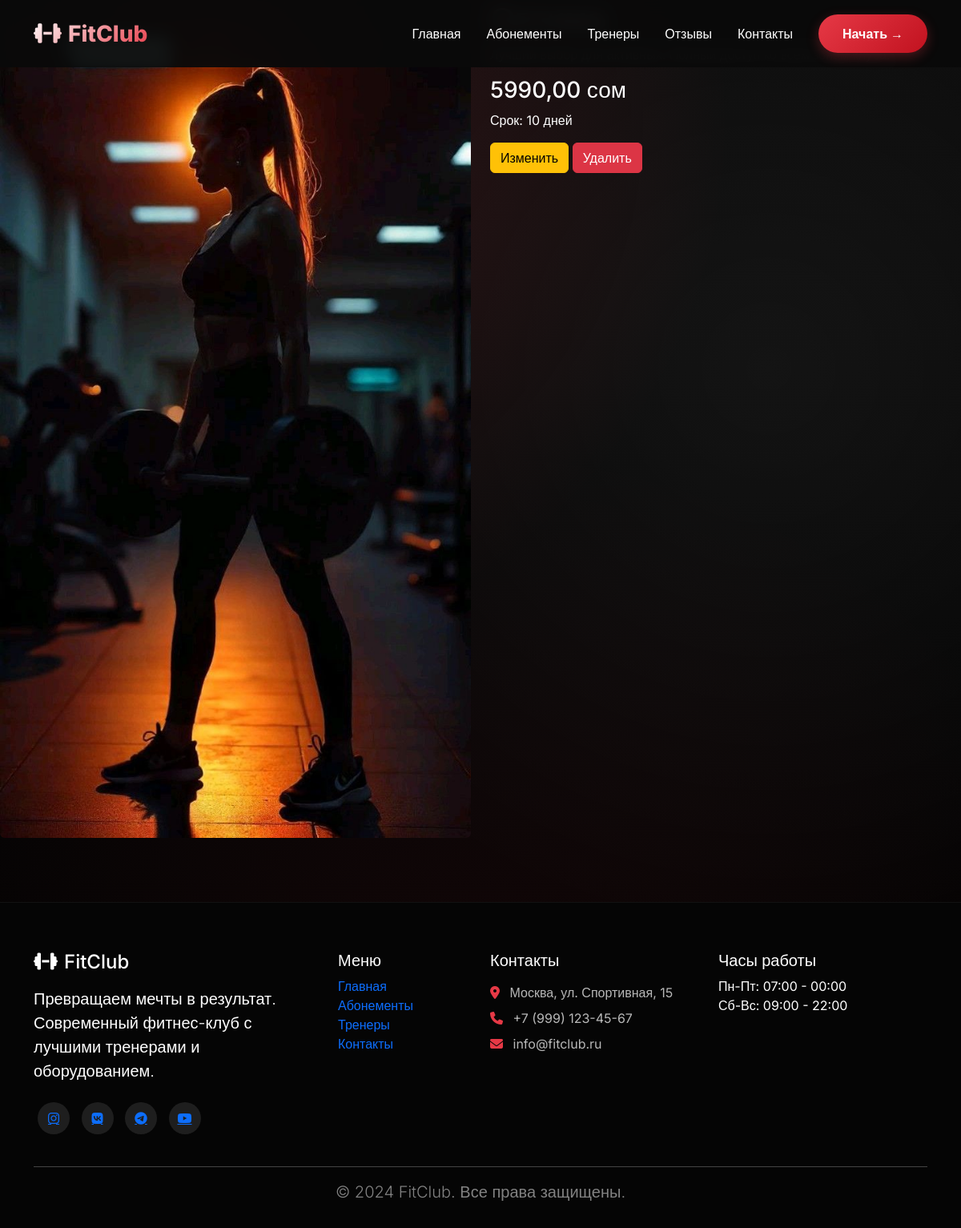
The app's page /abonements/2/ with its own data.
### abonements/models.py (models this page shows, shortened)
class SubscriptionType(models.Model):
    name = models.CharField(max_length=100, verbose_name='Название')
    description = models.TextField(verbose_name='Описание')
    price = models.DecimalField(max_digits=10, decimal_places=2, verbose_name='Цена')
    old_price = models.DecimalField(max_digits=10, decimal_places=2, blank=True, null=True, verbose_name='Старая цена')
    period_days = models.IntegerField(verbose_name='Срок (дней)')
    visits_count = models.IntegerField(default=0, verbose_name='Посещений')
    image = models.ImageField(upload_to='abonements/', blank=True, null=True)
    is_active = models.BooleanField(default=True)
    is_popular = models.BooleanField(default=False, verbose_name='Популярный')
    features = models.TextField(blank=True, help_text='Возможности через запятую')
    category = models.ForeignKey(Category, on_delete=models.SET_NULL, null=True, blank=True)
    has_gym = models.BooleanField(default=True, verbose_name='Тренажерный зал')
    has_pool = models.BooleanField(default=False, verbose_name='Бассейн')
    has_group = models.BooleanField(default=False, verbose_name='Групповые')
    has_spa = models.BooleanField(default=False, verbose_name='СПА')
    class Meta:
        verbose_name = 'Абонемент'
        verbose_name_plural = 'Абонементы'
        ordering = ['price']

### abonements/views.py (the view)
# urls.py: path('abonements/<int:pk>/', views.AbonementDetailView.as_view(), name='abonement_detail'),
class AbonementDetailView(DetailView):
    model = SubscriptionType
    template_name = 'abonements/abonement_detail.html'
    context_object_name = 'abonement'

### templates/abonements/abonement_detail.html (shortened to what this page needs)
<!DOCTYPE html>
<html lang="en">
<head>
</head>
<body>
{% extends 'base.html' %}
{% block content %}
<div class="row">
    <div class="col-md-6">
        {% if abonement.image %}
        <img src="{{ abonement.image.url }}" class="img-fluid rounded">
        {% endif %}
    </div>
    <div class="col-md-6">
        <h1>{{ abonement.name }}</h1>
        <p>{{ abonement.description }}</p>
        <h3>{{ abonement.price }} сом</h3>
        <p>Срок: {{ abonement.period_days }} дней</p>
        <a href="{% url 'abonement_update' abonement.pk %}" class="btn btn-warning">
            Изменить
        </a>
        <a href="{% url 'abonement_delete' abonement.pk %}" class="btn btn-danger">
            Удалить
        </a>
    </div>
</div>
{% endblock %}

### templates/base.html (style rules this page uses)
* { margin: 0; padding: 0; box-sizing: border-box; }
body { font-family: 'Inter', sans-serif; background: #0a0a0a; color: #fff; overflow-x: hidden; }
body { font-family: 'Inter', sans-serif; color: #fff; overflow-x: hidden; background: radial-gradient(circle at 20% 10%, rgba(230,57,70,0.18), transparent 40%), radial-gradient(circle at 80% 30%, rgba(255,255,255,0.05), transparent 50%), radial-gradient(circle at 50% 90%, rgba(230,57,70,0.08), transparent 55%), linear-gradient(180deg, #0a0a0a 0%, #000 100%); }

### records on screen
SubscriptionType: image (picture), price "5990,00", period_days "10"
